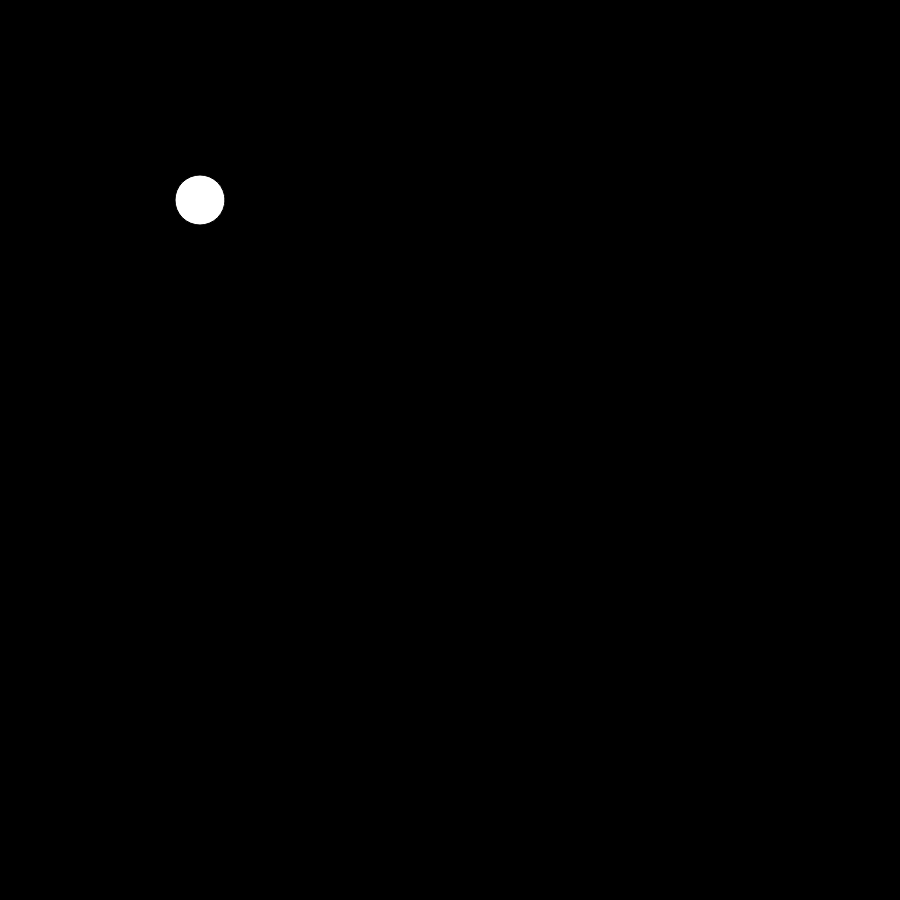
Frame 1 (no input)
Frame 60 (no input): identical to frame 1, image omitted
Frame 120 (the mouse pressed at the canvas centre since frame 60): identical to frame 1, image omitted

The p5.js sketch that drew this single still picture (run headless with seeded random() and noise() and a simulated clock; from frame 60 on, the mouse is pressed at the canvas centre):

// p5.js sketch
// ── sketch.js
function setup() {
  createCanvas(900, 900);
}

function draw() {
  background(0);
  ellipse(200, 200, 50, 50);
}

// ── landing.css
* {
    box-sizing: border-box;
    margin: 0;
    padding: 0;
}

body {
    font-family: "Inconsolata", monospace;
    ;
    font-size: clamp(5pt, 4vw, 15pt);
    overflow-x: hidden;
}

a {
    text-decoration: none;
    color: black;
    text-transform: uppercase;
}

a:hover {
    text-decoration: underline;
}

ul {
    list-style: none;
}

nav {
    text-align: right;
    padding-right: 50px;
}

/* Position Classes*/
.center {
    max-width: fit-content;
    margin-left: auto;
    margin-right: auto;
}

.container {
    display: flex;

}

.menu {
    display: flex;
    align-items: left;
    padding-top: 10vh;
    padding-left: 10vw;
    padding-right: 10vh;
}

#line {
    height: 200px;
    border: 1px solid black;
}

.content {
    padding-left: 50px;
}

.container-right {
    height: 90vh;
    overflow-y: scroll;
}
